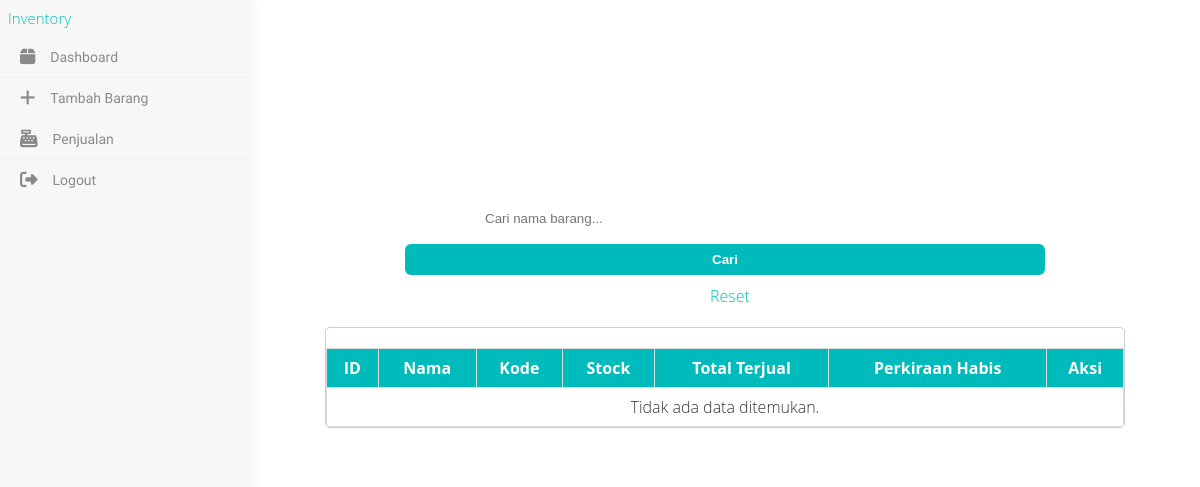
The page /dashboard.php (signed in) on the database as committed earlier.
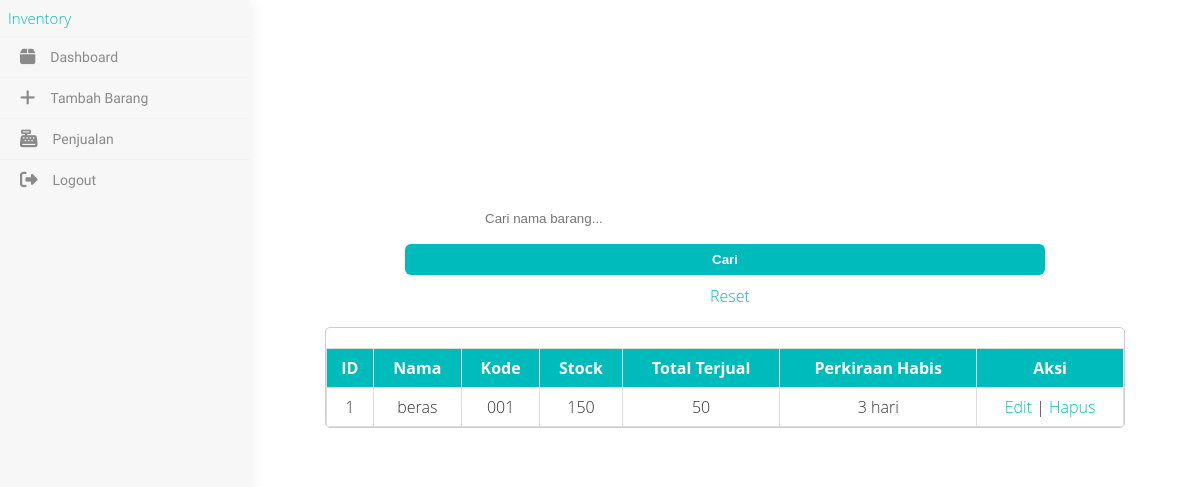
The same page on the database as committed later.
### tables this page shows
CREATE TABLE barang (
    id INTEGER PRIMARY KEY AUTOINCREMENT,
    nama TEXT NOT NULL,
    kode TEXT NOT NULL,
    stock INTEGER NOT NULL
);

### dashboard.php (the view, shortened to what this page needs)
<?php
include 'includes/db.php';
$search = '';
$barang = [];
if (isset($_GET['cari']) && $_GET['cari'] !== '') {
    $search = $_GET['cari'];
    $stmt = $db->prepare("SELECT
        b.id, b.nama, b.kode, b.stock,
        IFNULL(SUM(p.jumlah), 0) AS total_terjual,
        CASE
            WHEN AVG(p.jumlah) > 0 THEN ROUND(b.stock / AVG(p.jumlah), 0)
            ELSE NULL
        END AS perkiraan_habis
        FROM barang b
        LEFT JOIN penjualan p ON b.kode = p.kode
        WHERE b.nama LIKE ?
        GROUP BY b.id, b.nama, b.kode, b.stock");
    $stmt->execute(["%$search%"]);
    $barang = $stmt->fetchAll();
} else {
    $barang = $db->query("SELECT
        b.id, b.nama, b.kode, b.stock,
        IFNULL(SUM(p.jumlah), 0) AS total_terjual,
        CASE
            WHEN AVG(p.jumlah) > 0 THEN ROUND(b.stock / AVG(p.jumlah), 0)
            ELSE NULL
        END AS perkiraan_habis
        FROM barang b
        LEFT JOIN penjualan p ON b.kode = p.kode
        GROUP BY b.id, b.nama, b.kode, b.stock")->fetchAll();
}
?>
<!DOCTYPE html>
<html>
<head>
    <link rel="stylesheet" href="assets/style.css">
    <link rel="stylesheet" href="https://cdnjs.cloudflare.com/ajax/libs/font-awesome/6.2.1/css/all.min.css">
</head>
<body>
<div class="content" align="center">
    <i class="fa-solid fa-box" id="top-i"></i>
    <h2>Inventory Barang Sembako</h2>
    <form method="get" style="margin-bottom: 20px;">
        <input type="text" name="cari" placeholder="Cari nama barang..." value="<?= htmlspecialchars($search) ?>" style="padding: 8px; border-radius: 6px; width: 60%;">
        <button type="submit" style="padding: 8px 16px; background-color: #00bbbb; border: none; color: white; border-radius: 6px;">Cari</button>
        <a href="dashboard.php" style="margin-left: 10px; color: #00bbbb;">Reset</a>
    </form>
    <div class="scroll-table-container">
        <table>
            <tr><th>ID</th><th>Nama</th><th>Kode</th><th>Stock</th><th>Total Terjual</th><th>Perkiraan Habis</th><th>Aksi</th></tr>
            <?php if (count($barang) > 0): ?>
                <?php foreach ($barang as $b): ?>
                    <tr>
                        <td><?= $b['id'] ?></td>
                        <td><?= $b['nama'] ?></td>
                        <td><?= $b['kode'] ?></td>
                        <td><?= $b['stock'] ?></td>
                        <td><?= $b['total_terjual'] ?></td>
                        <td><?= $b['perkiraan_habis'] !== null ? $b['perkiraan_habis'] . ' hari' : '-' ?></td>
                        <td>
                            <a href="edit.php?id=<?= $b['id'] ?>">Edit</a> |
                            <a href="delete.php?id=<?= $b['id'] ?>" onclick="return confirm('Yakin hapus?')">Hapus</a>
                        </td>
                    </tr>
                <?php endforeach; ?>
            <?php else: ?>
                <tr><td colspan="7">Tidak ada data ditemukan.</td></tr>
            <?php endif; ?>
        </table>
    </div>
</div>
<?php include 'template/sidebar.php'; ?>
</body>
</html>

### template/sidebar.php
<nav class="main-menu">
    <div class="logo">
        <a href="dashboard.php">Inventory</a>
    </div>
    <div class="scrollbar" id="style-1">
        <ul>
            <li><a href="dashboard.php"><i class="fa fa-box fa-lg"></i><span class="nav-text">Dashboard</span></a></li>
            <li><a href="create.php"><i class="fa fa-plus fa-lg"></i><span class="nav-text">Tambah Barang</span></a></li>
            <li><a href="penjualan.php"><i class="fa fa-cash-register fa-lg"></i><span class="nav-text">Penjualan</span></a></li>
            <li><a href="logout.php"><i class="fa fa-sign-out-alt fa-lg"></i><span class="nav-text">Logout</span></a></li>
        </ul>
    </div>
</nav>

### assets/style.css (style rules this page uses)
body { margin: 0; padding: 0; font-family: "Open Sans", Arial, sans-serif; background: url('https://static.tumblr.com/94eb957a00fd03c0c2f7d26decd71578/u1rhacw/osAmyyh1q/tumblr_static_tumblr_static_gaussian_blur_gradient_desktop_1680x943_wallpaper-393751.jpg') no-repeat center center fixed; background-size: cover; color: #fff; font-weight: 300; margin-left: 250px; }
.logo { font-size: 15px; margin: 8px; }
a { text-decoration: none; color: #00bbbb; }
.scrollbar { height: 90%; width: 100%; overflow-y: auto; }
.main-menu { background: #F7F7F7; position: fixed; top: 0; bottom: 0; height: 100%; left: 0; width: 250px; overflow: hidden; box-shadow: 1px 0 15px rgba(0, 0, 0, 0.07); opacity: 1; }
.main-menu ul { margin: 0; padding: 0; list-style: none; }
.main-menu li { display: block; width: 100%; }
.main-menu li a { display: flex; align-items: center; padding: 12px 20px; color: #8a8a8a; font-size: 14px; text-decoration: none; border-top: 1px solid #f2f2f2; transition: background 0.2s; font-family: 'Titillium Web', sans-serif; }
.main-menu .nav-text { margin-left: 15px; }
.content { padding: 2rem; background: rgba(255, 255, 255, 0.1); border-radius: 10px; max-width: 800px; margin: 50px auto; color: #fff; text-align: center; }
#top-i { font-size: 2rem; margin-bottom: 1rem; }
form input, form button { width: 80%; padding: 10px; margin: 10px auto; display: block; border-radius: 5px; border: none; }
form button { background-color: #00bbbb; color: white; font-weight: bold; cursor: pointer; }
table { width: 100%; border-collapse: collapse; margin-top: 20px; background: #ffffffcc; color: #333; }
table th, table td { padding: 12px; border: 1px solid #ddd; text-align: center; }
table th { background-color: #00bbbb; color: white; }

### dashboard.php (style rules this page uses)
.scroll-table-container { max-height: 400px; overflow-y: auto; border: 1px solid #ccc; border-radius: 5px; }
table { width: 100%; border-collapse: collapse; }
table th, table td { padding: 8px; border: 1px solid #ddd; text-align: center; }
table th { background-color: #00bbbb; color: white; position: sticky; top: 0; }

Rows that differ between the two databases and show on the page:
added barang: id "1", nama "beras", kode "001", stock "150", total_terjual "50", perkiraan_habis "3"
Other text that changed with them:
text no longer shown: "Tidak ada data ditemukan."
